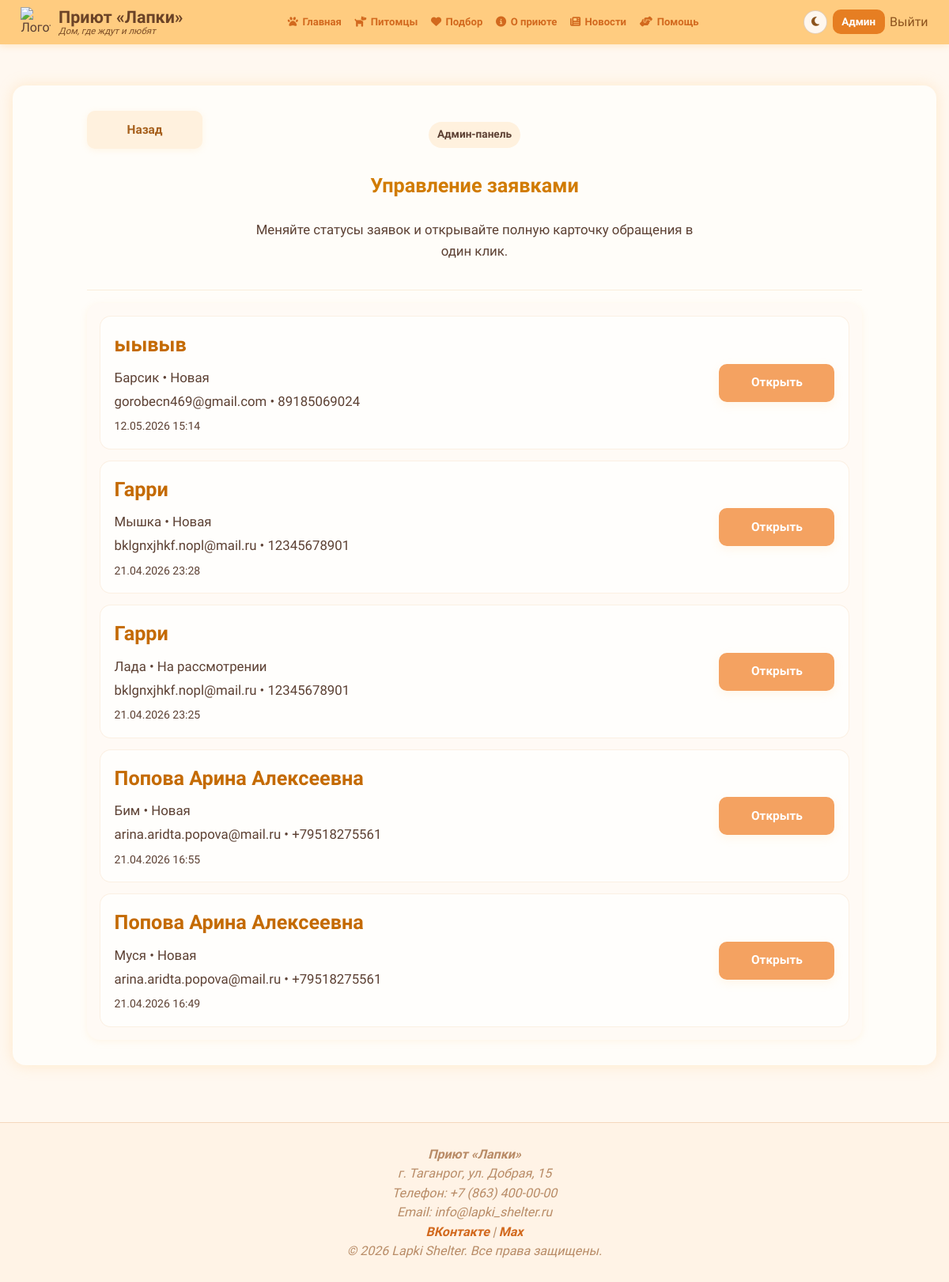
/dashboard/admin/applications/ (signed in), run on an earlier commit of the app's database.
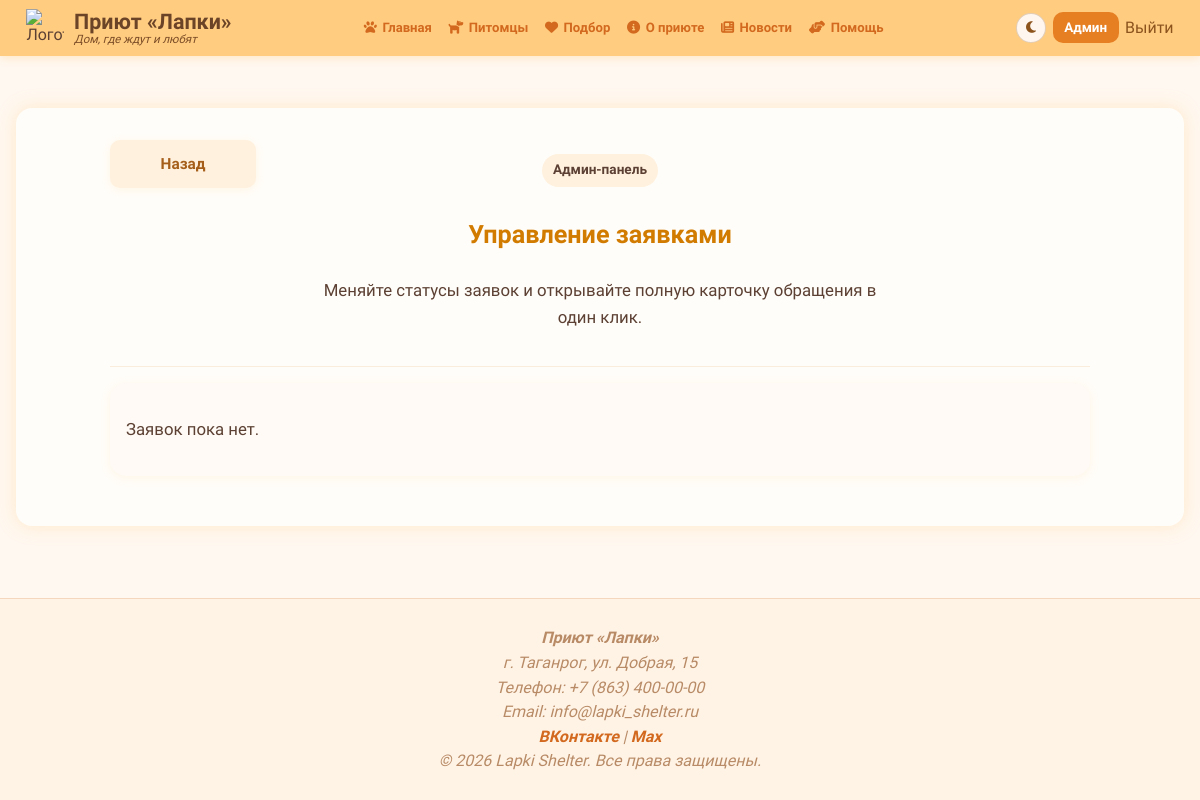
And on a later commit of the database.
### shelter/models.py (models this page shows, shortened)
class AdoptionApplication(models.Model):
    STATUS_CHOICES = [
        ('new', 'Новая'),
        ('review', 'На рассмотрении'),
        ('approved', 'Одобрена'),
        ('rejected', 'Отклонена'),
        ('meeting', 'Назначено знакомство'),
    ]
    pet = models.ForeignKey(
        Pet,
        on_delete=models.CASCADE,
        related_name='applications',
        verbose_name='Питомец',
    )
    user = models.ForeignKey(
        User,
        on_delete=models.SET_NULL,
        related_name='adoption_applications',
        verbose_name='Пользователь',
        null=True,
        blank=True,
    )
    full_name = models.CharField('ФИО', max_length=150)
    email = models.EmailField('Email')
    phone = models.CharField('Телефон', max_length=30)
    age = models.PositiveIntegerField('Возраст')
    city = models.CharField('Город', max_length=100)
    housing_type = models.CharField('Тип жилья', max_length=100)
    has_other_pets = models.BooleanField('Есть другие животные', default=False)
    has_children = models.BooleanField('Есть дети', default=False)
    experience = models.TextField('Опыт содержания животных', blank=True)
    why_adopt = models.TextField('Почему хотите взять животное')
    created_at = models.DateTimeField('Дата подачи', auto_now_add=True)
    status = models.CharField('Статус', max_length=20, choices=STATUS_CHOICES, default='new')
    admin_comment = models.TextField('Комментарий администратора', blank=True)
    class Meta:
        verbose_name = 'Заявка на усыновление'
        verbose_name_plural = 'Заявки на усыновление'
        ordering = ['-created_at']

class Pet(models.Model):
    TYPE_CHOICES = [
        ('cat', 'Кошка'),
        ('dog', 'Собака'),
    ]
    GENDER_CHOICES = [
        ('male', 'Мальчик'),
        ('female', 'Девочка'),
    ]
    ACTIVITY_CHOICES = [
        ('low', 'Низкая'),
        ('medium', 'Средняя'),
        ('high', 'Высокая'),
    ]
    AGE_GROUP_CHOICES = [
        ('young', 'Молодой'),
        ('adult', 'Взрослый'),
    ]
    TEMPERAMENT_CHOICES = [
        ('calm', 'Спокойный'),
        ('active', 'Активный'),
        ('friendly', 'Дружелюбный'),
        ('careful', 'Осторожный'),
    ]
    HEALTH_STATUS_CHOICES = [
        ('healthy', 'Здоров'),
        ('care_needed', 'Нужен особый уход'),
    ]
    name = models.CharField('Имя', max_length=100)
    type = models.CharField('Вид', max_length=10, choices=TYPE_CHOICES)
    gender = models.CharField('Пол', max_length=6, choices=GENDER_CHOICES)
    age_months = models.PositiveIntegerField('Возраст в месяцах', default=0)
    description = models.TextField('История', blank=True)
    image = models.ImageField('Фото', upload_to='pet_photos/', blank=True, null=True)
    sterilized = models.BooleanField('Стерилизован', default=False)
    vaccinated = models.BooleanField('Привит', default=False)
    adopted = models.BooleanField('Пристроен', default=False)
    can_live_with_children = models.BooleanField('Можно в семью с детьми', default=True)
    can_live_with_other_pets = models.BooleanField('Можно с другими животными', default=True)
    activity_level = models.CharField('Уровень активности', max_length=20, choices=ACTIVITY_CHOICES, default='medium')
    suitable_for_apartment = models.BooleanField('Подходит для квартиры', default=True)
    requires_experience = models.BooleanField('Требуется опытный хозяин', default=False)
    age_group = models.CharField(
        'Возрастная группа',
        max_length=10,
        choices=AGE_GROUP_CHOICES,
        default='adult',
    )
    temperament = models.CharField(
        'Характер',
        max_length=20,
        choices=TEMPERAMENT_CHOICES,
        default='friendly',
    )
    health_status = models.CharField(
        'Состояние здоровья',
        max_length=20,
        choices=HEALTH_STATUS_CHOICES,
        default='healthy',
    )
    can_stay_alone = models.BooleanField('Может оставаться один', default=True)
    class Meta:
        verbose_name = 'Питомец'
        verbose_name_plural = 'Питомцы'
        ordering = ['name']

### shelter/views.py (the view)
# urls.py: path('dashboard/admin/applications/', views.admin_application_list, name='admin_application_list'),
@admin_required
def admin_application_list(request):
    applications = AdoptionApplication.objects.select_related('pet', 'user').order_by('-created_at')
    paginator = Paginator(applications, 12)
    page_obj = paginator.get_page(request.GET.get('page'))
    return render(
        request,
        'shelter/admin_application_list.html',
        {
            'page_obj': page_obj,
            'page_title': 'Управление заявками',
        },
    )

### shelter/views.py (called while the page is built)
def get_effective_role(user):
    if not user.is_authenticated:
        return None
    if user.is_superuser or user.is_staff:
        return 'admin'
    profile = ensure_user_profile(user)
    return profile.role if profile else 'user'

def admin_required(view_func):
    @wraps(view_func)
    @login_required
    def wrapper(request, *args, **kwargs):
        if get_effective_role(request.user) != 'admin':
            messages.error(request, 'Эта страница доступна только администратору.')
            return redirect('dashboard')
        return view_func(request, *args, **kwargs)
    return wrapper

### shelter/templates/shelter/admin_application_list.html (shortened to what this page needs)
{% extends 'shelter/base.html' %}
{% block content %}
<section class="page-section admin-page-section">
    <div class="admin-page-header admin-page-header-balanced">
        <div class="admin-page-header__side admin-page-header__side-left">
            <a href="{% url 'dashboard' %}" class="header-link admin-header-btn">Назад</a>
        </div>
        <div class="admin-page-header__center">
            <p class="admin-badge">Админ-панель</p>
            <h1>{{ page_title }}</h1>
            <p class="results-intro">Меняйте статусы заявок и открывайте полную карточку обращения в один клик.</p>
        </div>
    </div>
    <div class="admin-table-card admin-table-card-centered">
        <div class="admin-record-grid">
            {% for application in page_obj %}
                <article class="admin-record admin-record-no-thumb">
                    <div class="admin-record__main">
                        <h2>{{ application.full_name }}</h2>
                        <p>{{ application.pet.name }} • {{ application.get_status_display }}</p>
                        <p>{{ application.email }} • {{ application.phone }}</p>
                        <small>{{ application.created_at|date:"d.m.Y H:i" }}</small>
                    </div>
                    <a href="{% url 'admin_application_edit' application.pk %}" class="btn admin-mini-btn">Открыть</a>
                </article>
            {% empty %}
                <p>Заявок пока нет.</p>
            {% endfor %}
        </div>
    </div>
</section>
{% endblock %}

What changed in the data, as far as the page shows it:
removed AdoptionApplication: full_name "ыывыв", pet.name "Барсик", status "Новая", email "gorobecn469@gmail.com", phone "89185069024", created_at "12.05.2026 15:14"
removed AdoptionApplication: full_name "Гарри", pet.name "Мышка", status "Новая", email "bklgnxjhkf.nopl@mail.ru", phone "12345678901", created_at "21.04.2026 23:28"
removed AdoptionApplication: full_name "Гарри", pet.name "Лада", status "На рассмотрении", email "bklgnxjhkf.nopl@mail.ru", phone "12345678901", created_at "21.04.2026 23:25"
removed AdoptionApplication: full_name "Попова Арина Алексеевна", pet.name "Бим", status "Новая", email "arina.aridta.popova@mail.ru", phone "+79518275561", created_at "21.04.2026 16:55"
removed AdoptionApplication: full_name "Попова Арина Алексеевна", pet.name "Муся", status "Новая", email "arina.aridta.popova@mail.ru", phone "+79518275561", created_at "21.04.2026 16:49"
Also different on the page:
text now shown: "Заявок пока нет."
